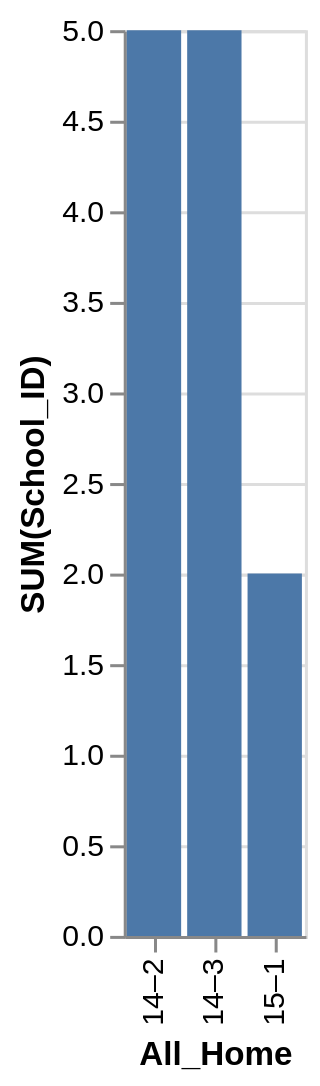

This figure's Vega-Lite source:
### Vega-Lite specification from a JSON file in a GitHub repository (floating-point values rounded to 4 significant figures)
{"data": {"values": [{"x_data": "14–2", "y_data": 5}, {"x_data": "14–3", "y_data": 5}, {"x_data": "15–1", "y_data": 2}]}, "mark": "bar", "encoding": {"x": {"field": "x_data", "type": "nominal", "title": "All_Home", "sort": {"op": "sum", "field": "y_data", "order": "descending"}}, "y": {"field": "y_data", "type": "quantitative", "title": "SUM(School_ID)"}}}
